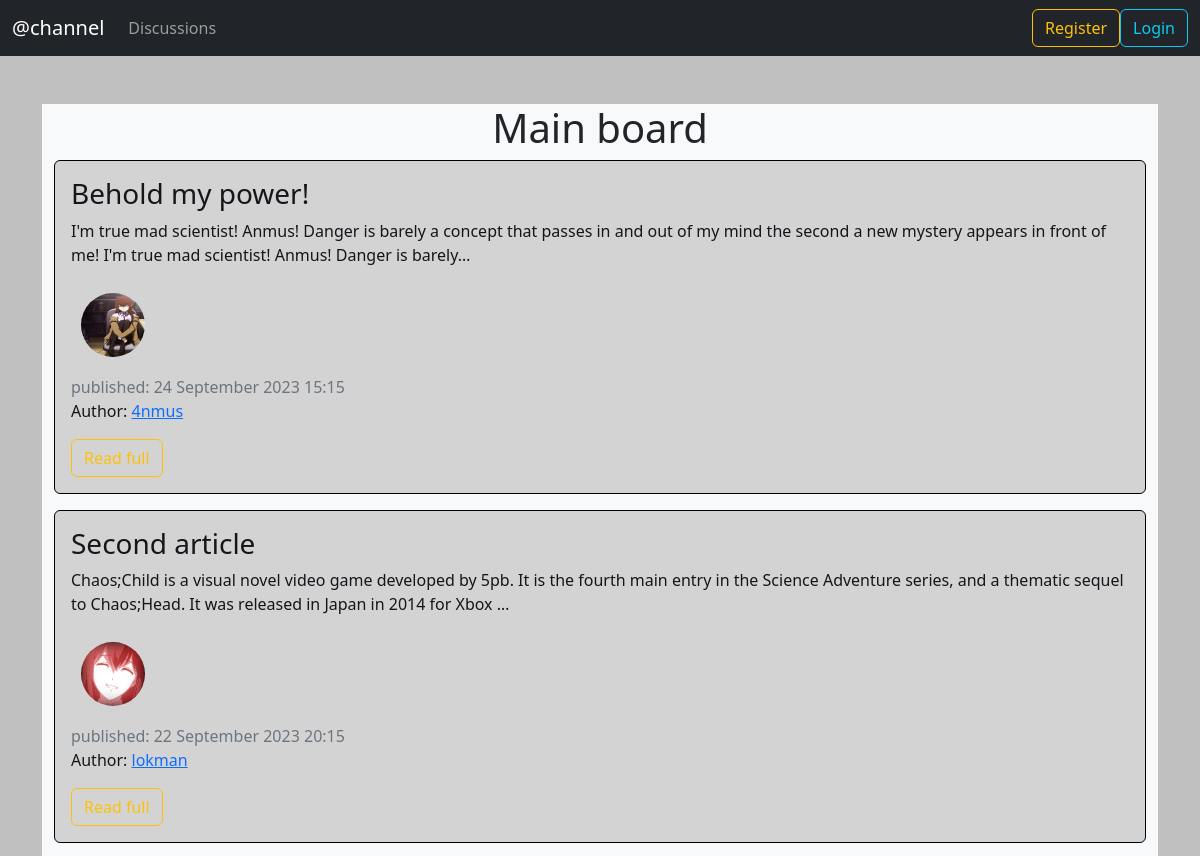
/ (upper part), run on an earlier commit of the app's database.
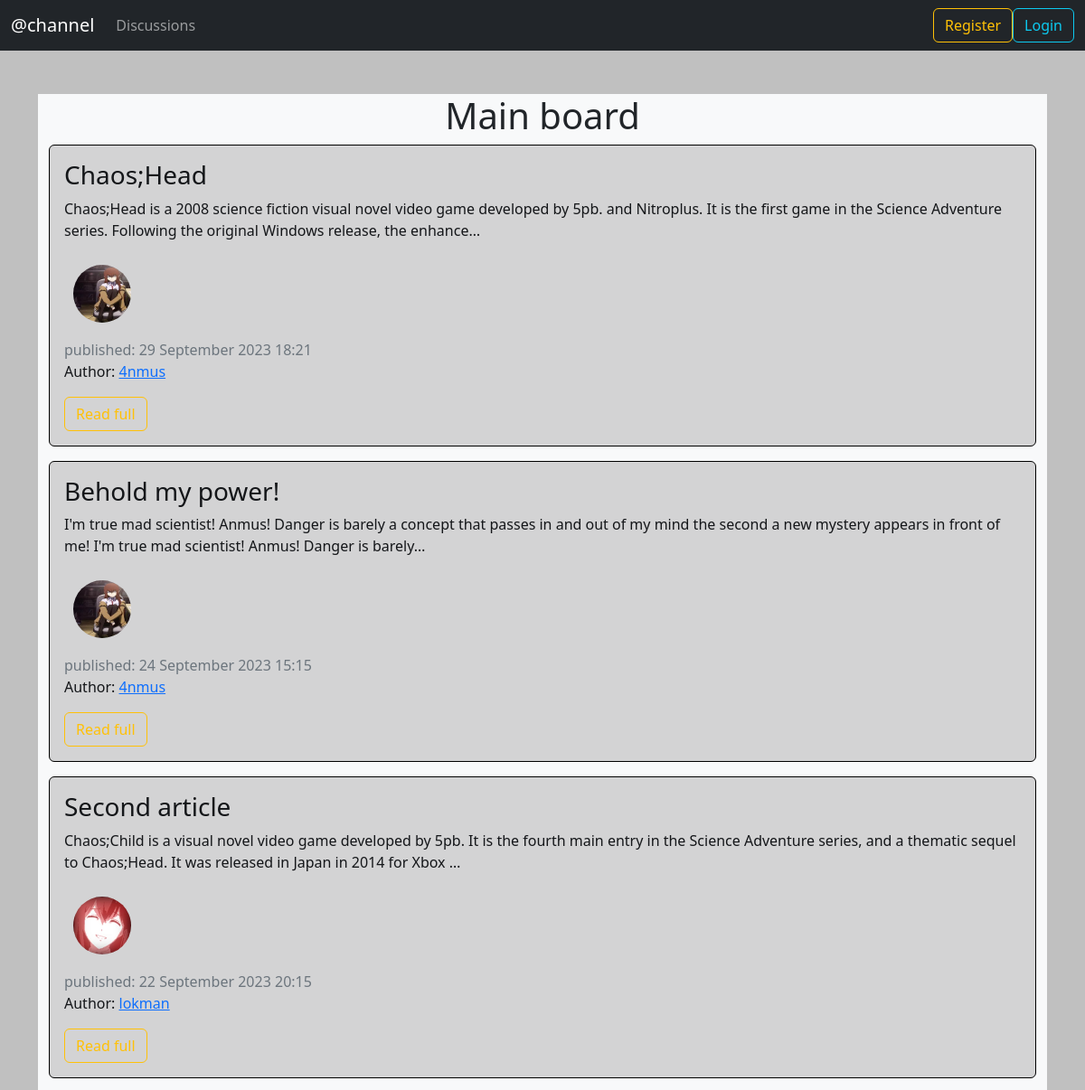
And on a later commit of the database.
### blog/models.py (models this page shows, shortened)
class News(models.Model):
    title = models.CharField('Name of article', max_length=100, unique=True)
    text = models.TextField("Text")
    date = models.DateTimeField('date', default=timezone.now)
    author = models.ForeignKey(User, verbose_name='author', on_delete=models.CASCADE)
    views = models.IntegerField("Views", default=1)
    sizes = (
        ("A", 'Anonymous'),
        ("H", 'Hybrid'),
        ("P", 'Public'),
    )
    type_of_message = models.CharField(max_length=1, choices=sizes, default='P')
    class Meta:
        verbose_name = 'New'
        verbose_name_plural = 'News'

### users/models.py (models this page shows, shortened)
class Profile(models.Model):
    user = models.OneToOneField(User, on_delete=models.CASCADE)
    img = models.ImageField("user Photo", default='kris.png', upload_to='user_images')
    class Meta:
        verbose_name = 'Profile'
        verbose_name_plural = "Profiles"

### blog/views.py (the view)
# urls.py: path('', views.ShowNewsView.as_view(), name='home-page'),
class ShowNewsView(ListView):
    model = News
    template_name = 'blog/home.html'
    context_object_name = 'news'
    ordering = ['-date']
    paginate_by = 5
    def get_context_data(self, **kwargs):
        ctx = super(ShowNewsView, self).get_context_data(**kwargs)
        ctx['title'] = 'Main board'
        return ctx

### blog/templates/blog/home.html (shortened to what this page needs)
{% extends 'blog/base.html' %}
{% block content %}
    <div class="container bg-light">
        <h1 class="text-center">{{ title }}</h1>
        {% for post in news %}
            <div class="alert alert-dark">
                <h3>{{ post.title }}</h3>
                <p>{{ post.text|truncatechars:200|striptags }}</p>
                <div class="row">
                    <div>
                        <img src="{{ post.author.profile.img.url }}" alt="{{ post.author }}" class="user_images" >
                    </div>
                    <div class="mt-2">
                        <span class="text-muted" >published: {{ post.date|date:"d E Y H:i" }}</span>
                        {% if post.author %}
                            <p>Author: <a href="{% url 'user-news' post.author %}">{{ post.author }}</a></p>
                        {% else %}
                            <p>Author: <b>Anonymous</b>, date: {{ post.date|date }}</p>
                        {% endif %}
                    </div>
                </div>
                <a href="{% url 'news-detail' post.id %}" class="btn btn-outline-warning">Read full </a>
            </div>
        {% endfor %}
    </div>
{% endblock %}

What changed in the data, as far as the page shows it:
added News: title "Chaos;Head", text "Chaos;Head is a 2008 science fiction visual novel video game developed by 5pb. and Nitroplus. It is the first game in the Science Adventure series. Following the original Windows release, the enhance…", author.profile.img (picture), date "29 September 2023 18:21", author "4nmus"
